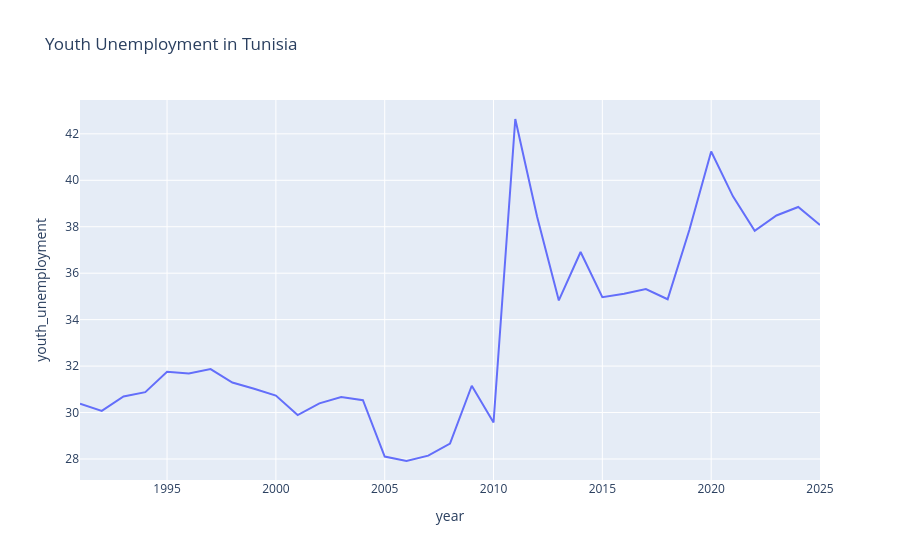

Notebook code cell kept with this figure:
### Markdown cell above
###  Youth Unemployment

This chart focuses on unemployment among young people.

### Code cell
fig = px.line(
    df,
    x="year",
    y="youth_unemployment",
    title="Youth Unemployment in Tunisia"
)

fig.show()

### Figure 1 — Plotly figure (JSON) as saved in the notebook; plotly's stock layout.template omitted (floating-point values rounded to 4 significant figures)
{"data": [{"hovertemplate": "year=%{x}<br>youth_unemployment=%{y}<extra></extra>", "legendgroup": "", "line": {"color": "#636efa", "dash": "solid"}, "marker": {"symbol": "circle"}, "mode": "lines", "name": "", "orientation": "v", "showlegend": false, "type": "scatter", "x": [1991, 1992, 1993, 1994, 1995, 1996, 1997, 1998, 1999, 2000, 2001, 2002, 2003, 2004, 2005, 2006, 2007, 2008, 2009, 2010, 2011, 2012, 2013, 2014, 2015, 2016, 2017, 2018, 2019, 2020, 2021, 2022, 2023, 2024, 2025], "xaxis": "x", "y": [30.38, 30.07, 30.69, 30.88, 31.75, 31.68, 31.87, 31.29, 31.02, 30.73, 29.89, 30.39, 30.66, 30.53, 28.1, 27.91, 28.14, 28.66, 31.15, 29.57, 42.64, 38.44, 34.83, 36.91, 34.97, 35.12, 35.31, 34.88, 37.87, 41.24, 39.31, 37.83, 38.48, 38.85, 38.08], "yaxis": "y"}], "layout": {"legend": {"tracegroupgap": 0}, "title": {"text": "Youth Unemployment in Tunisia"}, "xaxis": {"anchor": "y", "domain": [0, 1], "title": {"text": "year"}}, "yaxis": {"anchor": "x", "domain": [0, 1], "title": {"text": "youth_unemployment"}}}}
